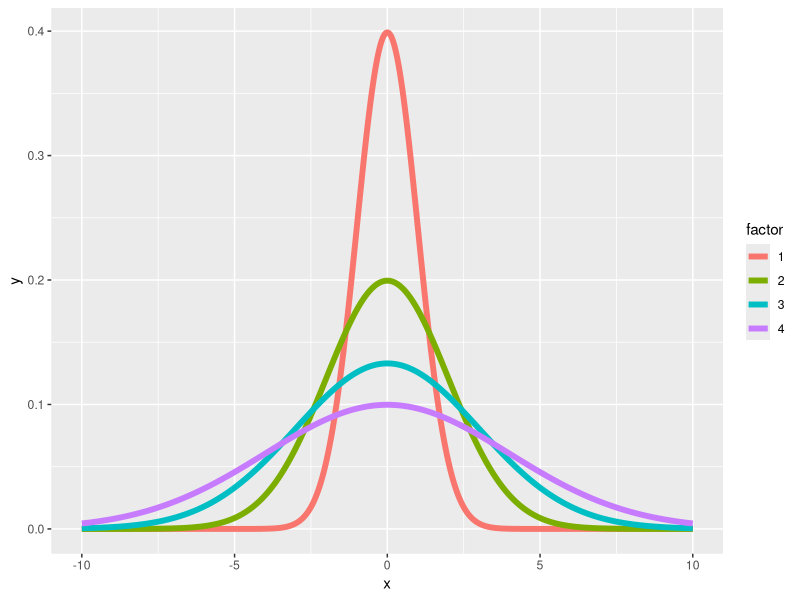

The R script that drew this image:
library(ggplot2)
xvals <- seq(-10, 10, by = .01)
dat <- data.frame(
  y = c(
    dnorm(xvals, mean = 0, sd = 1),
    dnorm(xvals, mean = 0, sd = 2),
    dnorm(xvals, mean = 0, sd = 3),
    dnorm(xvals, mean = 0, sd = 4)
  ),
  x = rep(xvals, 4),
  factor = factor(rep(1 : 4, rep(length(xvals), 4)))
)
g <- ggplot(dat, aes(x = x, y = y, color = factor)) + geom_line(size = 2)    
print(g)

